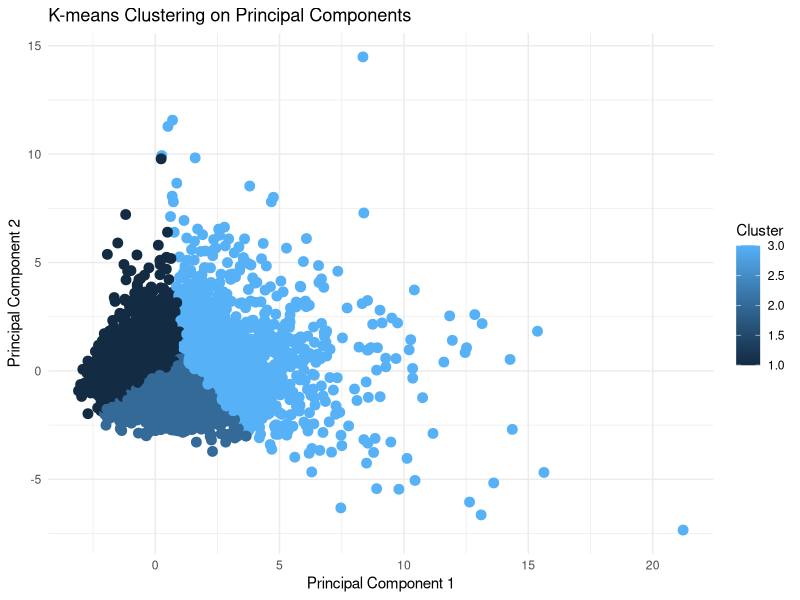

Here is the R script that generated this plot:
library(tidyverse);
reduced_data <- read_csv("derived_data/reduced_data.csv")
plot4 <- ggplot(reduced_data, aes(x = PC1, y = PC2, color = Cluster)) +
  geom_point(size = 3) +
  labs(
    title = "K-means Clustering on Principal Components",
    x = "Principal Component 1",
    y = "Principal Component 2",
    color = "Cluster"
  ) +
  theme_minimal()
ggsave("figures/K-means.png", plot=plot4)